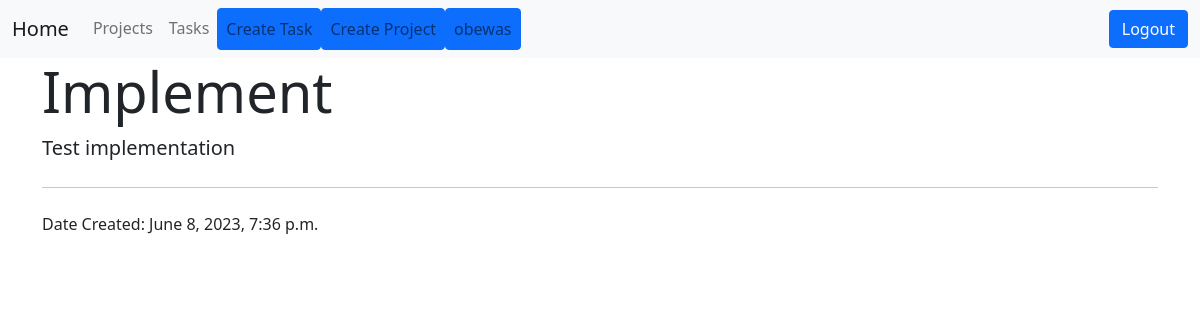
Page /tasks/5 (signed in) on the earlier database version.
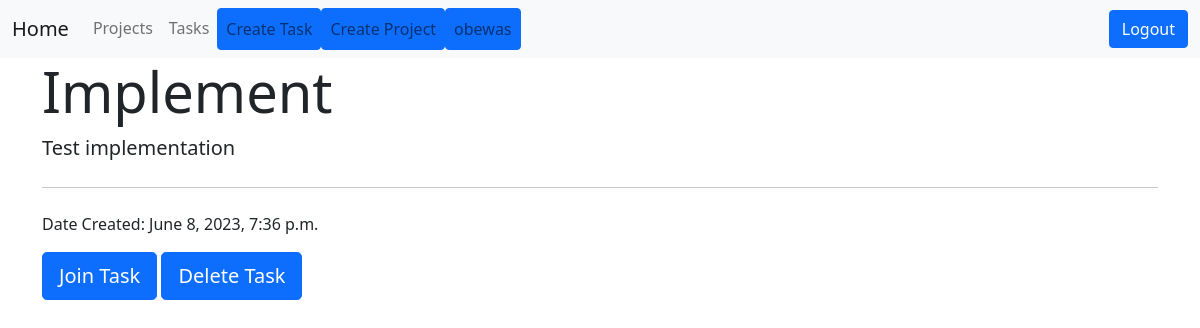
Same page on the later database version.
### projects/views.py (the view)
# urls.py: path('tasks/<int:pk>', views.taskDetail, name ='task-detail'),
def taskDetail(request,pk):
    task = get_object_or_404(Task, id=pk)
    context = {'task':task}
    return render(request, 'projects/task-detail.html',context)

### projects/templates/projects/task-detail.html
{% extends 'projects/base.html' %}
{% block content %}
<div class="container ">
     <div class="row ">
        <div class="col-md-12 ">
              <div class="jumbotron">
                <h4 class="display-4">{{task.title}}</h4>
                <p class="lead">{{task.description}}</p>
                <hr class="my-4">
                <p>Date Created:  {{task.date_created}}</p>
                  {% if task.assignee != request.user%}
                <a class="btn btn-primary btn-lg" href="{% url 'join-task' task.id%}" role="button">Join Task</a>
                <a class="btn btn-primary btn-lg" href="{% url 'delete-task' task.id%}" role="button">Delete Task</a>
                {% endif %}
              </div>
        </div>
     </div>
  </div>
{% endblock %}

Differences in the rows shown:
changed Task "Implement": assignee_id 1 → 2 (drawn)
Other differences:
text now shown: "Join Task Delete Task"
